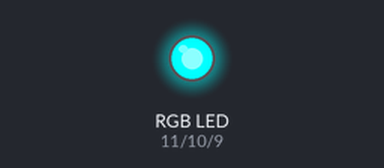
The sketch below on a simulated Arduino Uno, built with avr-gcc and run on an emulated ATmega328P. Shown: an RGB LED mixed from three pins (HIGH = lit).

Above: at 0.05 s.
At 3.5 s:
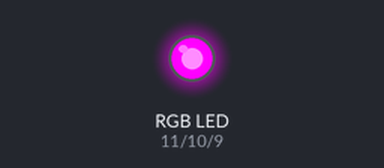
At 5.25 s:
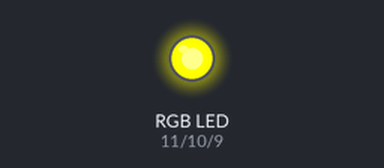
At 7.0 s:
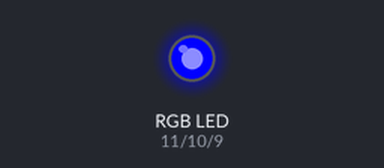
At 10.45 s:
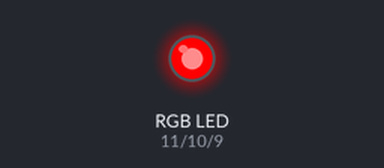
At 13.95 s:
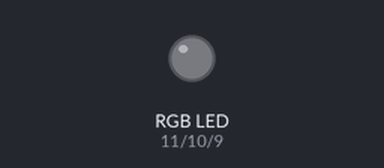
Timing chart, 0 to 18.2 s (numbered marks = the images above):
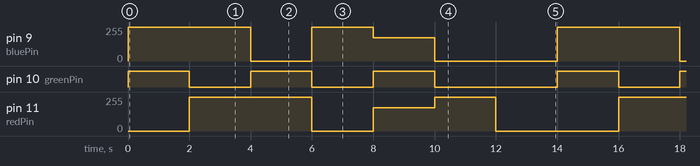

Measured:
- by itself, pin 9 (bluePin): repeats every 14.0 s: 0/255 2.0 s, 255/255 2.0 s, 175/255 2.0 s, 0/255 4.0 s, 255/255 4.0 s
- by itself, pin 10 (greenPin): repeats every 14.0 s: 2 × (LOW 2.0 s, HIGH 2.0 s), LOW 4.0 s, HIGH 2.0 s
- by itself, pin 11 (redPin): repeats every 14.0 s: 0/255 2.0 s, 175/255 2.0 s, 255/255 2.0 s, 0/255 4.0 s, 255/255 4.0 s

The sketch:

LED_3.ino.ino
```cpp
/*
 * Adafruit Arduino - Lesson 3. RGB LED
 * learn.adafruit.com/adafruit-arduino-lesson-3-rgb-leds/overview
 */

// define 3 pin outputs
 int redPin   = 11;    // red pin = 11
 int greenPin = 10;    // green pin = 10
 int bluePin  = 9;     // blue pin = 9

#define COMMON_ANODE


// run initial setup for 3 pins definition
 void setup()
 {
  pinMode(redPin, OUTPUT);
  pinMode(greenPin, OUTPUT);
  pinMode(bluePin, OUTPUT);
 }


// main program
void loop()
{
  int delayValue = 2000;      // flashy delay

  setColor(255, 0, 0);      // red
  delay(delayValue);

  setColor(0, 255, 0);      // green
  delay(delayValue);

  setColor(0, 0, 255);      // blue
  delay(delayValue);

  setColor(255, 255, 0);    // yellow
  delay(delayValue);

  setColor(80, 0, 80);      // purple
  delay(delayValue);

  setColor(0, 255, 255);    // aqua
  delay(delayValue);

  setColor(255, 255, 255);  // white
  delay(delayValue);
}


void setColor(int red, int green, int blue) // define setColor
{
  #ifdef COMMON_ANODE   // if the following is defined (using Common Anode)
    red = 255 - red;
    green = 255 - green;
    blue = 255 - blue;
  #endif

  analogWrite(redPin, red);
  analogWrite(greenPin, green);
  analogWrite(bluePin, blue);
}
```
